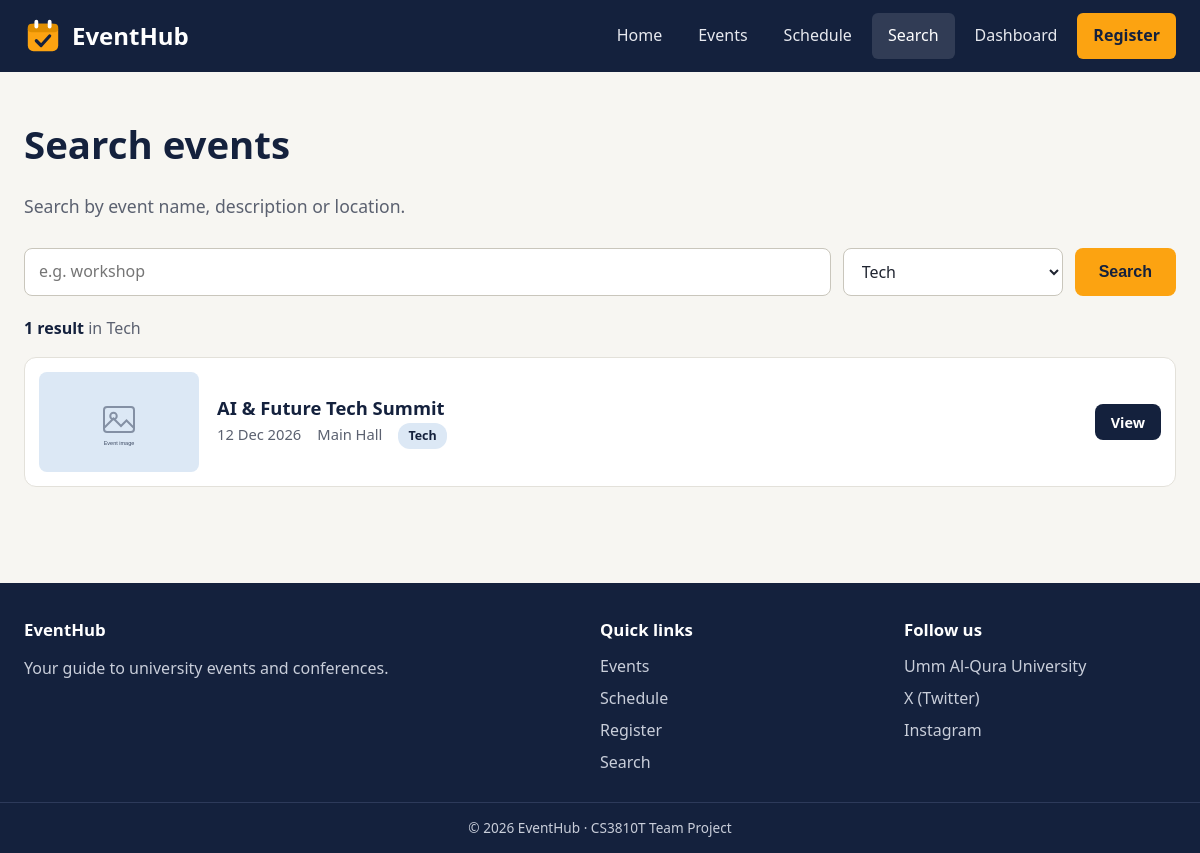
The page /search.php?category=Tech on the database its author committed.
### tables this page shows
CREATE TABLE events (
  id          INT AUTO_INCREMENT PRIMARY KEY,
  title       VARCHAR(150) NOT NULL,
  description TEXT         NOT NULL,
  category    VARCHAR(50),               
  event_date  DATE,
  start_time  TIME,
  location    VARCHAR(150),
  image       VARCHAR(255),              
  seats       INT
);

### db.php (called while the page is built, shortened)
<?php
function e($text)
{
    return htmlspecialchars((string) $text, ENT_QUOTES, "UTF-8");
}

### search.php (the view, shortened to what this page needs)
<?php
require_once "db.php";
$q        = trim($_GET["q"] ?? "");
$category = trim($_GET["category"] ?? "");
$searched = ($q !== "" || $category !== "");
$results  = [];
if ($searched) {
    $sql    = "SELECT * FROM events WHERE (title LIKE ? OR description LIKE ? OR location LIKE ?)";
    $like   = "%" . $q . "%";
    $types  = "sss";
    $params = [$like, $like, $like];
    if ($category !== "") {
        $sql     .= " AND category = ?";
        $types   .= "s";
        $params[] = $category;
    }
    $sql .= " ORDER BY event_date";
    $stmt = mysqli_prepare($conn, $sql);
    mysqli_stmt_bind_param($stmt, $types, ...$params);
    mysqli_stmt_execute($stmt);
    $result = mysqli_stmt_get_result($stmt);
    while ($row = mysqli_fetch_assoc($result)) {
        $results[] = $row;
    }
}
$categories = [];
$catResult = mysqli_query($conn, "SELECT DISTINCT category FROM events WHERE category <> '' ORDER BY category");
while ($c = mysqli_fetch_assoc($catResult)) {
    $categories[] = $c["category"];
}
function highlight($text, $word)
{
    $safe = e($text);
    if ($word === "") {
        return $safe;
    }
    return preg_replace("/(" . preg_quote(e($word), "/") . ")/i", "<mark>$1</mark>", $safe);
}
include "includes/header.php";
?>
<section class="section">
    <div class="container">
        <h1>Search events</h1>
        <p class="page-intro">Search by event name, description or location.</p>
        <form class="search-bar" method="GET" action="search.php">
            <input type="search" id="q" name="q" placeholder="e.g. workshop" value="<?php echo e($q); ?>">
            <select id="category" name="category">
                <?php foreach ($categories as $cat): ?>
                    <option value="<?php echo e($cat); ?>" <?php echo $cat === $category ? "selected" : ""; ?>>
                        <?php echo e($cat); ?>
                    </option>
                <?php endforeach; ?>
            </select>
            <button type="submit" class="btn">Search</button>
        </form>
        <?php if ($searched): ?>
            <p class="muted">
                <strong style="color:var(--navy)"><?php echo count($results); ?> result<?php echo count($results) === 1 ? "" : "s"; ?></strong>
                <?php if ($category !== ""): ?> in <?php echo e($category); ?><?php endif; ?>
            </p>
            <?php if (count($results) === 0): ?>
                <div class="empty">No events match your search. Try another word or category.</div>
            <?php else: ?>
                <div class="result-list">
                    <?php foreach ($results as $event): ?>
                        <article class="result-item">
                            <img src="<?php echo e($event["image"] ?: "images/events/placeholder.svg"); ?>" alt="<?php echo e($event["title"]); ?>">
                            <div class="grow">
                                <h3><?php echo highlight($event["title"], $q); ?></h3>
                                <div class="meta">
                                    <span><?php echo e(date("d M Y", strtotime($event["event_date"]))); ?></span>
                                    <span><?php echo e($event["location"]); ?></span>
                                    <span class="cat cat-<?php echo e(strtolower($event["category"])); ?>"><?php echo e($event["category"]); ?></span>
                                </div>
                            </div>
                            <a class="btn btn-dark btn-sm" href="event.php?id=<?php echo (int) $event["id"]; ?>">View</a>
                        </article>
                    <?php endforeach; ?>
                </div>
            <?php endif; ?>
        <?php else: ?>
            <div class="empty">Type a word above and press Search.</div>
        <?php endif; ?>
    </div>
</section>
<?php include "includes/footer.php"; ?>

### css/style.css (style rules this page uses)
:root { --navy: #14213D; --amber: #FCA311; --amber-dark: #E08E00; --bg: #F7F6F2; --text: #1F2430; --grey: #5B6170; --border: #E3E1DA; --white: #FFFFFF; --tech: #DCE8F5; --business: #F9E7C8; --design: #E6E0F3; --health: #DDEFE3; --error: #B3261E; --success: #1E7A46; --radius: 12px; }
* { box-sizing: border-box; }
body { margin: 0; font-family: "Segoe UI", Tahoma, Arial, sans-serif; background: var(--bg); color: var(--text); line-height: 1.6; }
img { max-width: 100%; display: block; }
a { color: var(--navy); }
h1, h2, h3 { color: var(--navy); line-height: 1.25; margin-top: 0; }
h1 { font-size: 2.4rem; }
.container { width: 100%; max-width: 1200px; margin: 0 auto; padding: 0 24px; }
.section { padding: 48px 0; }
.page-intro { color: var(--grey); font-size: 1.1rem; margin-top: -8px; margin-bottom: 28px; }
.muted { color: var(--grey); }
.btn { display: inline-flex; align-items: center; justify-content: center; min-height: 44px; padding: 0 22px; border-radius: 8px; border: 2px solid transparent; background: var(--amber); color: var(--navy); font-weight: 700; font-size: 1rem; text-decoration: none; cursor: pointer; transition: background-color 0.25s, transform 0.25s; }
.btn-dark { background: var(--navy); color: var(--white); }
.btn-sm { min-height: 36px; padding: 0 14px; font-size: 0.9rem; }
.meta { display: flex; flex-wrap: wrap; gap: 6px 16px; color: var(--grey); font-size: 0.92rem; }
.cat { align-self: flex-start; font-size: 0.78rem; font-weight: 700; padding: 3px 10px; border-radius: 12px; background: var(--tech); color: var(--navy); }
.cat-tech { background: var(--tech); }
input[type="text"], input[type="email"], input[type="tel"], input[type="date"], input[type="time"], input[type="number"], input[type="search"], select, textarea { width: 100%; min-height: 46px; padding: 10px 14px; border: 1.5px solid #C9C6BC; border-radius: 8px; font: inherit; background: var(--white); color: var(--text); }
.search-bar { display: flex; flex-wrap: wrap; gap: 12px; margin-bottom: 20px; }
.search-bar input[type="search"] { flex: 1 1 280px; }
.search-bar select { flex: 0 1 220px; }
.result-list { display: flex; flex-direction: column; gap: 14px; }
.result-item { display: flex; align-items: center; gap: 18px; background: var(--white); border: 1px solid var(--border); border-radius: var(--radius); padding: 14px; transition: box-shadow 0.3s; }
.result-item img { width: 160px; height: 100px; object-fit: cover; border-radius: 8px; }
.result-item .grow { flex: 1; }
.result-item h3 { margin: 0 0 4px; font-size: 1.15rem; }

### rows shown on the page
events: image (placeholder picture), title "AI & Future Tech Summit", event_date "12 Dec 2026", location "Main Hall", category "Tech"

### other values the page prints
count($results) "1"
$category "Tech"
form field category "Tech"
